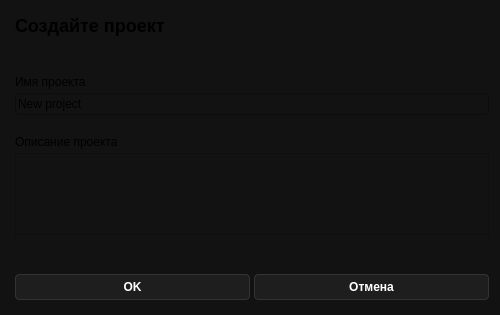
<?xml version="1.0" encoding="UTF-8"?>
<ui version="4.0">
 <class>CreateProject</class>
 <widget class="QDialog" name="CreateProject">
  <property name="geometry">
   <rect>
    <x>0</x>
    <y>0</y>
    <width>500</width>
    <height>315</height>
   </rect>
  </property>
  <property name="windowTitle">
   <string>Create</string>
  </property>
  <property name="styleSheet">
   <string notr="true">background-color: #121212;</string>
  </property>
  <layout class="QVBoxLayout" name="verticalLayout_2">
   <property name="spacing">
    <number>39</number>
   </property>
   <property name="leftMargin">
    <number>15</number>
   </property>
   <property name="topMargin">
    <number>15</number>
   </property>
   <property name="bottomMargin">
    <number>15</number>
   </property>
   <item>
    <widget class="QLabel" name="label">
     <property name="styleSheet">
      <string notr="true">font-size: 18px;
font-weight: bold;
qproperty-alignment: AlignCenter;</string>
     </property>
     <property name="text">
      <string>&lt;html&gt;&lt;head/&gt;&lt;body&gt;&lt;p&gt;Создайте проект&lt;/p&gt;&lt;/body&gt;&lt;/html&gt;</string>
     </property>
    </widget>
   </item>
   <item>
    <layout class="QVBoxLayout" name="verticalLayout">
     <property name="spacing">
      <number>20</number>
     </property>
     <item>
      <layout class="QVBoxLayout" name="proj_name">
       <property name="spacing">
        <number>4</number>
       </property>
       <item>
        <widget class="QLabel" name="label_2">
         <property name="styleSheet">
          <string notr="true">font-size: 12px;
font-weight: normal;
qproperty-alignment: AlignLeft;</string>
         </property>
         <property name="text">
          <string>Имя проекта</string>
         </property>
        </widget>
       </item>
       <item>
        <widget class="QLineEdit" name="lineEdit">
         <property name="text">
          <string>New project</string>
         </property>
        </widget>
       </item>
      </layout>
     </item>
     <item>
      <layout class="QVBoxLayout" name="discript">
       <property name="spacing">
        <number>4</number>
       </property>
       <item>
        <widget class="QLabel" name="label_3">
         <property name="styleSheet">
          <string notr="true">font-size: 12px;
font-weight: normal;
qproperty-alignment: AlignLeft;</string>
         </property>
         <property name="text">
          <string>Описание проекта</string>
         </property>
        </widget>
       </item>
       <item>
        <widget class="QPlainTextEdit" name="plainTextEdit"/>
       </item>
      </layout>
     </item>
    </layout>
   </item>
   <item>
    <layout class="QHBoxLayout" name="buttons">
     <property name="spacing">
      <number>4</number>
     </property>
     <item>
      <widget class="QPushButton" name="pushButton">
       <property name="styleSheet">
        <string notr="true">QPushButton {
    background-color: #1E1E1E;
    color: #FFFFFF;
    border: 1px solid #333333;
    border-radius: 4px;
    font-weight: 500;
	text-align: center;
	height: 24px;
}

QPushButton:hover {
    background-color: #333333;
}

QPushButton:pressed {
    background-color: #BB86FC;
    color: black;
}</string>
       </property>
       <property name="text">
        <string>OK</string>
       </property>
      </widget>
     </item>
     <item>
      <widget class="QPushButton" name="pushButton_2">
       <property name="styleSheet">
        <string notr="true">QPushButton {
    background-color: #1E1E1E;
    color: #FFFFFF;
    border: 1px solid #333333;
    border-radius: 4px;
    font-weight: 500;
	text-align: center;
	height: 24px;
}

QPushButton:hover {
    background-color: #333333;
}

QPushButton:pressed {
    background-color: #BB86FC;
    color: black;
}</string>
       </property>
       <property name="text">
        <string>Отмена</string>
       </property>
      </widget>
     </item>
    </layout>
   </item>
  </layout>
 </widget>
 <resources/>
 <connections/>
</ui>
